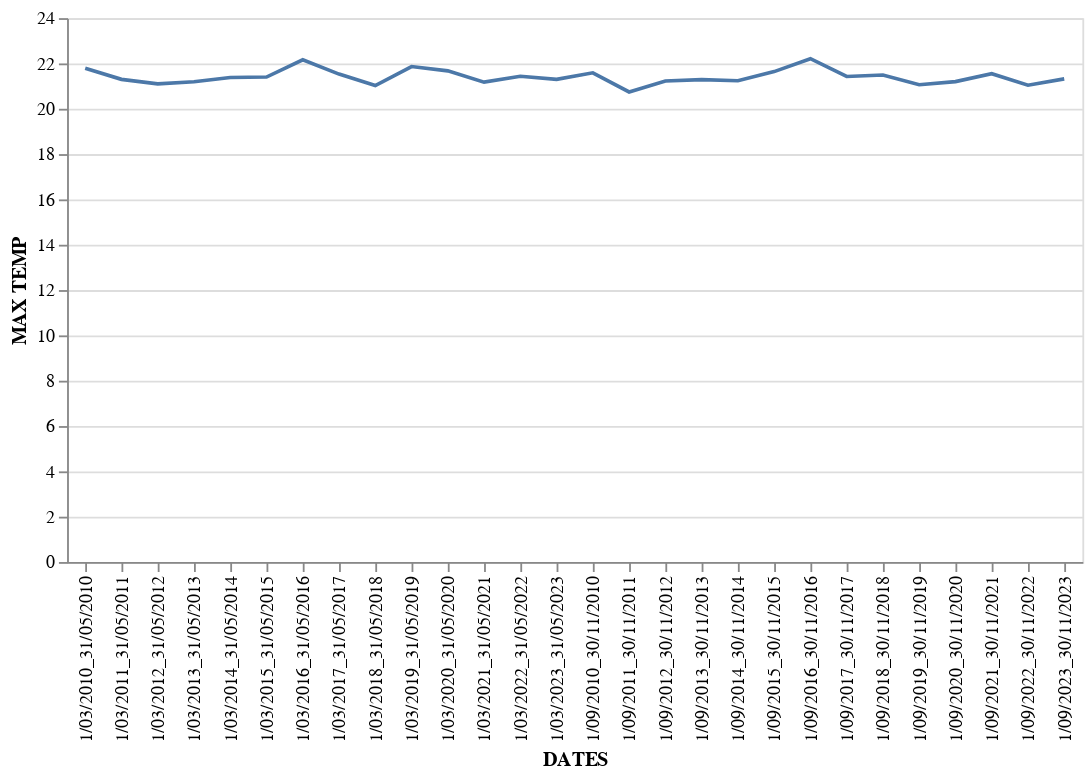

Notebook code cell kept with this figure:
### Code cell
# @title DATES vs MAX TEMP
alt.Chart(df).mark_line().encode(x='DATES', y='MAX TEMP')

### Figure 1 — Vega-Lite specification as saved in the notebook (floating-point values rounded to 4 significant figures)
{"config": {"view": {"continuousWidth": 400, "continuousHeight": 300}}, "data": {"name": "data-22bed20d69f89da88e8b4beb84318586"}, "mark": "line", "encoding": {"x": {"field": "DATES", "type": "nominal"}, "y": {"field": "MAX TEMP", "type": "quantitative"}}, "$schema": "https://vega.github.io/schema/vega-lite/v4.17.0.json", "datasets": {"data-22bed20d69f89da88e8b4beb84318586": [{"DATES": "1/03/2010_31/05/2010", "RELATIVE HUMIDITY": 85.65, "RAINFALL INTENSITY": 4.245, "MAX TEMP": 21.79, "MIN TEMP": 14.28, "WETSPELL": 0, "NDVI": 0.6473, "OCCURANCE": 1}, {"DATES": "1/03/2011_31/05/2011", "RELATIVE HUMIDITY": 83.22, "RAINFALL INTENSITY": 3.768, "MAX TEMP": 21.3, "MIN TEMP": 13.36, "WETSPELL": 2, "NDVI": 0.6185, "OCCURANCE": 0}, {"DATES": "1/03/2012_31/05/2012", "RELATIVE HUMIDITY": 82.95, "RAINFALL INTENSITY": 4.667, "MAX TEMP": 21.1, "MIN TEMP": 13.44, "WETSPELL": 0, "NDVI": 0.624, "OCCURANCE": 0}, {"DATES": "1/03/2013_31/05/2013", "RELATIVE HUMIDITY": 83.68, "RAINFALL INTENSITY": 4.684, "MAX TEMP": 21.19, "MIN TEMP": 13.74, "WETSPELL": 3, "NDVI": 0.6793, "OCCURANCE": 0}, {"DATES": "1/03/2014_31/05/2014", "RELATIVE HUMIDITY": 82.48, "RAINFALL INTENSITY": 3.44, "MAX TEMP": 21.38, "MIN TEMP": 13.34, "WETSPELL": 2, "NDVI": 0.5996, "OCCURANCE": 1}, {"DATES": "1/03/2015_31/05/2015", "RELATIVE HUMIDITY": 82.03, "RAINFALL INTENSITY": 4.278, "MAX TEMP": 21.4, "MIN TEMP": 13.77, "WETSPELL": 0, "NDVI": 0.6324, "OCCURANCE": 0}, {"DATES": "1/03/2016_31/05/2016", "RELATIVE HUMIDITY": 82.97, "RAINFALL INTENSITY": 4.723, "MAX TEMP": 22.16, "MIN TEMP": 14.57, "WETSPELL": 1, "NDVI": 0.6603, "OCCURANCE": 0}, {"DATES": "1/03/2017_31/05/2017", "RELATIVE HUMIDITY": 82.16, "RAINFALL INTENSITY": 2.997, "MAX TEMP": 21.53, "MIN TEMP": 13.71, "WETSPELL": 0, "NDVI": 0.6386, "OCCURANCE": 0}, {"DATES": "1/03/2018_31/05/2018", "RELATIVE HUMIDITY": 86.91, "RAINFALL INTENSITY": 6.307, "MAX TEMP": 21.03, "MIN TEMP": 13.86, "WETSPELL": 6, "NDVI": 0.6376, "OCCURANCE": 0}, {"DATES": "1/03/2019_31/05/2019", "RELATIVE HUMIDITY": 83.26, "RAINFALL INTENSITY": 3.501, "MAX TEMP": 21.86, "MIN TEMP": 13.94, "WETSPELL": 2, "NDVI": 0.6661, "OCCURANCE": 0}, {"DATES": "1/03/2020_31/05/2020", "RELATIVE HUMIDITY": 86.4, "RAINFALL INTENSITY": 3.868, "MAX TEMP": 21.67, "MIN TEMP": 14.37, "WETSPELL": 1, "NDVI": 0.6973, "OCCURANCE": 1}, {"DATES": "1/03/2021_31/05/2021", "RELATIVE HUMIDITY": 86.2, "RAINFALL INTENSITY": 3.013, "MAX TEMP": 21.17, "MIN TEMP": 13.68, "WETSPELL": 0, "NDVI": 0.7122, "OCCURANCE": 0}, {"DATES": "1/03/2022_31/05/2022", "RELATIVE HUMIDITY": 84.87, "RAINFALL INTENSITY": 3.95, "MAX TEMP": 21.43, "MIN TEMP": 13.66, "WETSPELL": 0, "NDVI": 0.6666, "OCCURANCE": 1}, {"DATES": "1/03/2023_31/05/2023", "RELATIVE HUMIDITY": 84.81, "RAINFALL INTENSITY": 5.332, "MAX TEMP": 21.3, "MIN TEMP": 13.94, "WETSPELL": 2, "NDVI": 0.6943, "OCCURANCE": 1}, {"DATES": "1/09/2010_30/11/2010", "RELATIVE HUMIDITY": 76.81, "RAINFALL INTENSITY": 4.828, "MAX TEMP": 21.59, "MIN TEMP": 13.24, "WETSPELL": 4, "NDVI": 0.5541, "OCCURANCE": 0}, {"DATES": "1/09/2011_30/11/2011", "RELATIVE HUMIDITY": 82.86, "RAINFALL INTENSITY": 5.201, "MAX TEMP": 20.74, "MIN TEMP": 13.06, "WETSPELL": 4, "NDVI": 0.6339, "OCCURANCE": 1}, {"DATES": "1/09/2012_30/11/2012", "RELATIVE HUMIDITY": 79.32, "RAINFALL INTENSITY": 4.516, "MAX TEMP": 21.23, "MIN TEMP": 13.06, "WETSPELL": 1, "NDVI": 0.6121, "OCCURANCE": 0}, {"DATES": "1/09/2013_30/11/2013", "RELATIVE HUMIDITY": 77.02, "RAINFALL INTENSITY": 4.15, "MAX TEMP": 21.28, "MIN TEMP": 12.94, "WETSPELL": 1, "NDVI": 0.5779, "OCCURANCE": 0}, {"DATES": "1/09/2014_30/11/2014", "RELATIVE HUMIDITY": 80.18, "RAINFALL INTENSITY": 4.065, "MAX TEMP": 21.24, "MIN TEMP": 13.11, "WETSPELL": 1, "NDVI": 0.5961, "OCCURANCE": 0}, {"DATES": "1/09/2015_30/11/2015", "RELATIVE HUMIDITY": 79.77, "RAINFALL INTENSITY": 4.746, "MAX TEMP": 21.64, "MIN TEMP": 13.59, "WETSPELL": 3, "NDVI": 0.5752, "OCCURANCE": 0}, {"DATES": "1/09/2016_30/11/2016", "RELATIVE HUMIDITY": 77.29, "RAINFALL INTENSITY": 5.421, "MAX TEMP": 22.21, "MIN TEMP": 13.74, "WETSPELL": 2, "NDVI": 0.6051, "OCCURANCE": 0}, {"DATES": "1/09/2017_30/11/2017", "RELATIVE HUMIDITY": 78.58, "RAINFALL INTENSITY": 5.168, "MAX TEMP": 21.43, "MIN TEMP": 13.3, "WETSPELL": 0, "NDVI": 0.5791, "OCCURANCE": 0}, {"DATES": "1/09/2018_30/11/2018", "RELATIVE HUMIDITY": 80.08, "RAINFALL INTENSITY": 4.184, "MAX TEMP": 21.49, "MIN TEMP": 13.33, "WETSPELL": 2, "NDVI": 0.5921, "OCCURANCE": 0}, {"DATES": "1/09/2019_30/11/2019", "RELATIVE HUMIDITY": 82.74, "RAINFALL INTENSITY": 4.309, "MAX TEMP": 21.06, "MIN TEMP": 13.3, "WETSPELL": 1, "NDVI": 0.6332, "OCCURANCE": 0}, {"DATES": "1/09/2020_30/11/2020", "RELATIVE HUMIDITY": 81.54, "RAINFALL INTENSITY": 4.475, "MAX TEMP": 21.2, "MIN TEMP": 13.49, "WETSPELL": 1, "NDVI": 0.6735, "OCCURANCE": 0}, {"DATES": "1/09/2021_30/11/2021", "RELATIVE HUMIDITY": 80.05, "RAINFALL INTENSITY": 3.673, "MAX TEMP": 21.55, "MIN TEMP": 13.49, "WETSPELL": 1, "NDVI": 0.6557, "OCCURANCE": 0}, {"DATES": "1/09/2022_30/11/2022", "RELATIVE HUMIDITY": 82.29, "RAINFALL INTENSITY": 4.447, "MAX TEMP": 21.04, "MIN TEMP": 13.49, "WETSPELL": 3, "NDVI": 0.6611, "OCCURANCE": 1}, {"DATES": "1/09/2023_30/11/2023", "RELATIVE HUMIDITY": 80.3, "RAINFALL INTENSITY": 4.318, "MAX TEMP": 21.32, "MIN TEMP": 14.01, "WETSPELL": 1, "NDVI": 0.6513, "OCCURANCE": 1}]}}
